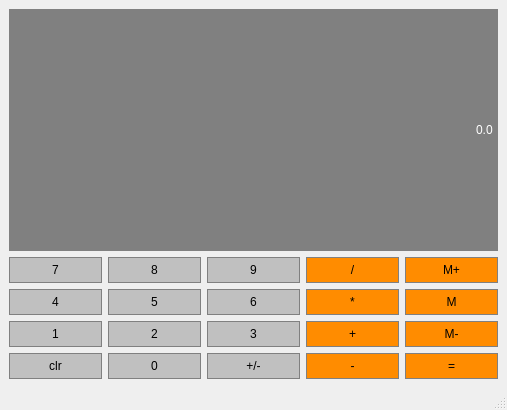
<?xml version="1.0" encoding="UTF-8"?>
<ui version="4.0">
 <class>FoglioDiCalcolo</class>
 <widget class="QMainWindow" name="FoglioDiCalcolo">
  <property name="geometry">
   <rect>
    <x>0</x>
    <y>0</y>
    <width>507</width>
    <height>410</height>
   </rect>
  </property>
  <property name="sizePolicy">
   <sizepolicy hsizetype="Preferred" vsizetype="Preferred">
    <horstretch>0</horstretch>
    <verstretch>0</verstretch>
   </sizepolicy>
  </property>
  <property name="windowTitle">
   <string>FoglioDiCalcolo</string>
  </property>
  <widget class="QWidget" name="centralwidget">
   <layout class="QGridLayout" name="gridLayout">
    <item row="2" column="1">
     <widget class="QPushButton" name="Button5">
      <property name="sizePolicy">
       <sizepolicy hsizetype="Preferred" vsizetype="Preferred">
        <horstretch>0</horstretch>
        <verstretch>0</verstretch>
       </sizepolicy>
      </property>
      <property name="styleSheet">
       <string notr="true">QPushButton{
	background-color: #C0C0C0;
	border: 1px solid gray;
	padding: 5px;
}

QPushButton:pressed{
	background-color: #A9A9A9;
	border: 1px solid gray;
	padding: 5px;
}</string>
      </property>
      <property name="text">
       <string>5</string>
      </property>
     </widget>
    </item>
    <item row="3" column="1">
     <widget class="QPushButton" name="Button2">
      <property name="sizePolicy">
       <sizepolicy hsizetype="Preferred" vsizetype="Preferred">
        <horstretch>0</horstretch>
        <verstretch>0</verstretch>
       </sizepolicy>
      </property>
      <property name="styleSheet">
       <string notr="true">QPushButton{
	background-color: #C0C0C0;
	border: 1px solid gray;
	padding: 5px;
}

QPushButton:pressed{
	background-color: #A9A9A9;
	border: 1px solid gray;
	padding: 5px;
}</string>
      </property>
      <property name="text">
       <string>2</string>
      </property>
     </widget>
    </item>
    <item row="4" column="0">
     <widget class="QPushButton" name="Clear">
      <property name="sizePolicy">
       <sizepolicy hsizetype="Preferred" vsizetype="Preferred">
        <horstretch>0</horstretch>
        <verstretch>0</verstretch>
       </sizepolicy>
      </property>
      <property name="styleSheet">
       <string notr="true">QPushButton{
	background-color: #C0C0C0;
	border: 1px solid gray;
	padding: 5px;
}

QPushButton:pressed{
	background-color: #A9A9A9;
	border: 1px solid gray;
	padding: 5px;
}</string>
      </property>
      <property name="text">
       <string>clr</string>
      </property>
     </widget>
    </item>
    <item row="2" column="0">
     <widget class="QPushButton" name="Button4">
      <property name="sizePolicy">
       <sizepolicy hsizetype="Preferred" vsizetype="Preferred">
        <horstretch>0</horstretch>
        <verstretch>0</verstretch>
       </sizepolicy>
      </property>
      <property name="styleSheet">
       <string notr="true">QPushButton{
	background-color: #C0C0C0;
	border: 1px solid gray;
	padding: 5px;
}

QPushButton:pressed{
	background-color: #A9A9A9;
	border: 1px solid gray;
	padding: 5px;
}</string>
      </property>
      <property name="text">
       <string>4</string>
      </property>
     </widget>
    </item>
    <item row="1" column="3">
     <widget class="QPushButton" name="Divide">
      <property name="sizePolicy">
       <sizepolicy hsizetype="Preferred" vsizetype="Preferred">
        <horstretch>0</horstretch>
        <verstretch>0</verstretch>
       </sizepolicy>
      </property>
      <property name="styleSheet">
       <string notr="true">QPushButton{
	background-color: #FF8C00;
	border: 1px solid gray;
	padding: 5px;
}

QPushButton:pressed{
	background-color: #A9A9A9;
	border: 1px solid gray;
	padding: 5px;
}</string>
      </property>
      <property name="text">
       <string>/</string>
      </property>
     </widget>
    </item>
    <item row="4" column="1">
     <widget class="QPushButton" name="Button0">
      <property name="sizePolicy">
       <sizepolicy hsizetype="Preferred" vsizetype="Preferred">
        <horstretch>0</horstretch>
        <verstretch>0</verstretch>
       </sizepolicy>
      </property>
      <property name="styleSheet">
       <string notr="true">QPushButton{
	background-color: #C0C0C0;
	border: 1px solid gray;
	padding: 5px;
}

QPushButton:pressed{
	background-color: #A9A9A9;
	border: 1px solid gray;
	padding: 5px;
}</string>
      </property>
      <property name="text">
       <string>0</string>
      </property>
     </widget>
    </item>
    <item row="4" column="4">
     <widget class="QPushButton" name="Equals">
      <property name="sizePolicy">
       <sizepolicy hsizetype="Preferred" vsizetype="Preferred">
        <horstretch>0</horstretch>
        <verstretch>0</verstretch>
       </sizepolicy>
      </property>
      <property name="styleSheet">
       <string notr="true">QPushButton{
	background-color: #FF8C00;
	border: 1px solid gray;
	padding: 5px;
}

QPushButton:pressed{
	background-color: #A9A9A9;
	border: 1px solid gray;
	padding: 5px;
}</string>
      </property>
      <property name="text">
       <string>=</string>
      </property>
     </widget>
    </item>
    <item row="1" column="0">
     <widget class="QPushButton" name="Button7">
      <property name="sizePolicy">
       <sizepolicy hsizetype="Preferred" vsizetype="Preferred">
        <horstretch>0</horstretch>
        <verstretch>0</verstretch>
       </sizepolicy>
      </property>
      <property name="styleSheet">
       <string notr="true">QPushButton{
	background-color: #C0C0C0;
	border: 1px solid gray;
	padding: 5px;
}

QPushButton:pressed{
	background-color: #A9A9A9;
	border: 1px solid gray;
	padding: 5px;
}</string>
      </property>
      <property name="text">
       <string>7</string>
      </property>
     </widget>
    </item>
    <item row="3" column="0">
     <widget class="QPushButton" name="Button1">
      <property name="sizePolicy">
       <sizepolicy hsizetype="Preferred" vsizetype="Preferred">
        <horstretch>0</horstretch>
        <verstretch>0</verstretch>
       </sizepolicy>
      </property>
      <property name="styleSheet">
       <string notr="true">QPushButton{
	background-color: #C0C0C0;
	border: 1px solid gray;
	padding: 5px;
}

QPushButton:pressed{
	background-color: #A9A9A9;
	border: 1px solid gray;
	padding: 5px;
}</string>
      </property>
      <property name="text">
       <string>1</string>
      </property>
     </widget>
    </item>
    <item row="2" column="3">
     <widget class="QPushButton" name="Multiply">
      <property name="sizePolicy">
       <sizepolicy hsizetype="Preferred" vsizetype="Preferred">
        <horstretch>0</horstretch>
        <verstretch>0</verstretch>
       </sizepolicy>
      </property>
      <property name="styleSheet">
       <string notr="true">QPushButton{
	background-color: #FF8C00;
	border: 1px solid gray;
	padding: 5px;
}

QPushButton:pressed{
	background-color: #A9A9A9;
	border: 1px solid gray;
	padding: 5px;
}</string>
      </property>
      <property name="text">
       <string>*</string>
      </property>
     </widget>
    </item>
    <item row="0" column="0" colspan="5">
     <widget class="QLineEdit" name="Display">
      <property name="sizePolicy">
       <sizepolicy hsizetype="Preferred" vsizetype="Expanding">
        <horstretch>0</horstretch>
        <verstretch>0</verstretch>
       </sizepolicy>
      </property>
      <property name="styleSheet">
       <string notr="true">QLineEdit{
	background-color: grey;
	border: 1px solid gray;
	color: #ffffff;
}</string>
      </property>
      <property name="text">
       <string>0.0</string>
      </property>
      <property name="alignment">
       <set>Qt::AlignRight|Qt::AlignTrailing|Qt::AlignVCenter</set>
      </property>
     </widget>
    </item>
    <item row="1" column="4">
     <widget class="QPushButton" name="MemAdd">
      <property name="sizePolicy">
       <sizepolicy hsizetype="Preferred" vsizetype="Preferred">
        <horstretch>0</horstretch>
        <verstretch>0</verstretch>
       </sizepolicy>
      </property>
      <property name="styleSheet">
       <string notr="true">QPushButton{
	background-color: #FF8C00;
	border: 1px solid gray;
	padding: 5px;
}

QPushButton:pressed{
	background-color: #A9A9A9;
	border: 1px solid gray;
	padding: 5px;
}</string>
      </property>
      <property name="text">
       <string>M+</string>
      </property>
     </widget>
    </item>
    <item row="2" column="4">
     <widget class="QPushButton" name="MemGet">
      <property name="sizePolicy">
       <sizepolicy hsizetype="Preferred" vsizetype="Preferred">
        <horstretch>0</horstretch>
        <verstretch>0</verstretch>
       </sizepolicy>
      </property>
      <property name="styleSheet">
       <string notr="true">QPushButton{
	background-color: #FF8C00;
	border: 1px solid gray;
	padding: 5px;
}

QPushButton:pressed{
	background-color: #A9A9A9;
	border: 1px solid gray;
	padding: 5px;
}</string>
      </property>
      <property name="text">
       <string>M</string>
      </property>
     </widget>
    </item>
    <item row="1" column="1">
     <widget class="QPushButton" name="Button8">
      <property name="sizePolicy">
       <sizepolicy hsizetype="Preferred" vsizetype="Preferred">
        <horstretch>0</horstretch>
        <verstretch>0</verstretch>
       </sizepolicy>
      </property>
      <property name="styleSheet">
       <string notr="true">QPushButton{
	background-color: #C0C0C0;
	border: 1px solid gray;
	padding: 5px;
}

QPushButton:pressed{
	background-color: #A9A9A9;
	border: 1px solid gray;
	padding: 5px;
}</string>
      </property>
      <property name="text">
       <string>8</string>
      </property>
     </widget>
    </item>
    <item row="1" column="2">
     <widget class="QPushButton" name="Button9">
      <property name="sizePolicy">
       <sizepolicy hsizetype="Preferred" vsizetype="Preferred">
        <horstretch>0</horstretch>
        <verstretch>0</verstretch>
       </sizepolicy>
      </property>
      <property name="styleSheet">
       <string notr="true">QPushButton{
	background-color: #C0C0C0;
	border: 1px solid gray;
	padding: 5px;
}

QPushButton:pressed{
	background-color: #A9A9A9;
	border: 1px solid gray;
	padding: 5px;
}</string>
      </property>
      <property name="text">
       <string>9</string>
      </property>
     </widget>
    </item>
    <item row="3" column="2">
     <widget class="QPushButton" name="Button3">
      <property name="sizePolicy">
       <sizepolicy hsizetype="Preferred" vsizetype="Preferred">
        <horstretch>0</horstretch>
        <verstretch>0</verstretch>
       </sizepolicy>
      </property>
      <property name="styleSheet">
       <string notr="true">QPushButton{
	background-color: #C0C0C0;
	border: 1px solid gray;
	padding: 5px;
}

QPushButton:pressed{
	background-color: #A9A9A9;
	border: 1px solid gray;
	padding: 5px;
}</string>
      </property>
      <property name="text">
       <string>3</string>
      </property>
     </widget>
    </item>
    <item row="4" column="2">
     <widget class="QPushButton" name="ChangeSign">
      <property name="sizePolicy">
       <sizepolicy hsizetype="Preferred" vsizetype="Preferred">
        <horstretch>0</horstretch>
        <verstretch>0</verstretch>
       </sizepolicy>
      </property>
      <property name="styleSheet">
       <string notr="true">QPushButton{
	background-color: #C0C0C0;
	border: 1px solid gray;
	padding: 5px;
}

QPushButton:pressed{
	background-color: #A9A9A9;
	border: 1px solid gray;
	padding: 5px;
}</string>
      </property>
      <property name="text">
       <string>+/-</string>
      </property>
     </widget>
    </item>
    <item row="3" column="4">
     <widget class="QPushButton" name="MemClear">
      <property name="sizePolicy">
       <sizepolicy hsizetype="Preferred" vsizetype="Preferred">
        <horstretch>0</horstretch>
        <verstretch>0</verstretch>
       </sizepolicy>
      </property>
      <property name="styleSheet">
       <string notr="true">QPushButton{
	background-color: #FF8C00;
	border: 1px solid gray;
	padding: 5px;
}

QPushButton:pressed{
	background-color: #A9A9A9;
	border: 1px solid gray;
	padding: 5px;
}</string>
      </property>
      <property name="text">
       <string>M-</string>
      </property>
     </widget>
    </item>
    <item row="3" column="3">
     <widget class="QPushButton" name="Add">
      <property name="sizePolicy">
       <sizepolicy hsizetype="Preferred" vsizetype="Preferred">
        <horstretch>0</horstretch>
        <verstretch>0</verstretch>
       </sizepolicy>
      </property>
      <property name="styleSheet">
       <string notr="true">QPushButton{
	background-color: #FF8C00;
	border: 1px solid gray;
	padding: 5px;
}

QPushButton:pressed{
	background-color: #A9A9A9;
	border: 1px solid gray;
	padding: 5px;
}</string>
      </property>
      <property name="text">
       <string>+</string>
      </property>
     </widget>
    </item>
    <item row="2" column="2">
     <widget class="QPushButton" name="Button6">
      <property name="sizePolicy">
       <sizepolicy hsizetype="Preferred" vsizetype="Preferred">
        <horstretch>0</horstretch>
        <verstretch>0</verstretch>
       </sizepolicy>
      </property>
      <property name="styleSheet">
       <string notr="true">QPushButton{
	background-color: #C0C0C0;
	border: 1px solid gray;
	padding: 5px;
}

QPushButton:pressed{
	background-color: #A9A9A9;
	border: 1px solid gray;
	padding: 5px;
}</string>
      </property>
      <property name="text">
       <string>6</string>
      </property>
     </widget>
    </item>
    <item row="4" column="3">
     <widget class="QPushButton" name="Subtract">
      <property name="sizePolicy">
       <sizepolicy hsizetype="Preferred" vsizetype="Preferred">
        <horstretch>0</horstretch>
        <verstretch>0</verstretch>
       </sizepolicy>
      </property>
      <property name="styleSheet">
       <string notr="true">QPushButton{
	background-color: #FF8C00;
	border: 1px solid gray;
	padding: 5px;
}

QPushButton:pressed{
	background-color: #A9A9A9;
	border: 1px solid gray;
	padding: 5px;
}</string>
      </property>
      <property name="text">
       <string>-</string>
      </property>
     </widget>
    </item>
   </layout>
  </widget>
  <widget class="QMenuBar" name="menubar">
   <property name="geometry">
    <rect>
     <x>0</x>
     <y>0</y>
     <width>507</width>
     <height>22</height>
    </rect>
   </property>
  </widget>
  <widget class="QStatusBar" name="statusbar"/>
 </widget>
 <resources/>
 <connections/>
</ui>
